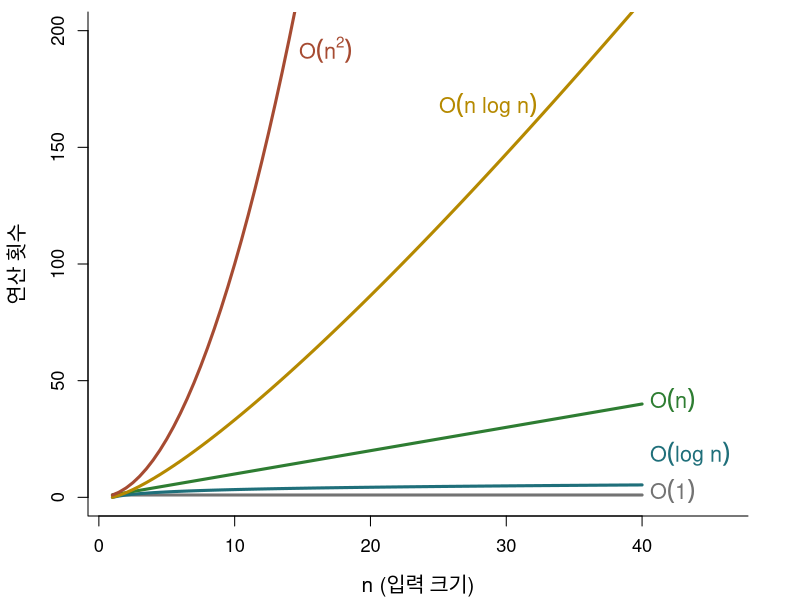
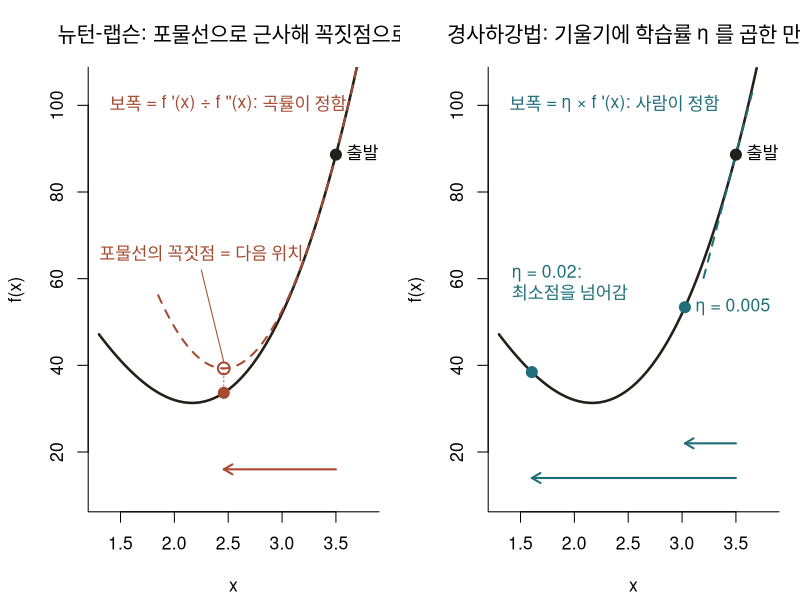
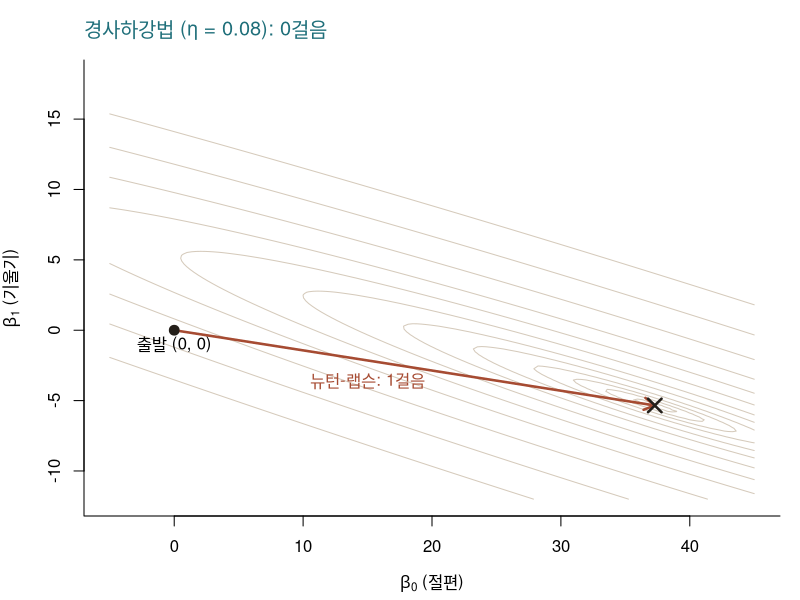
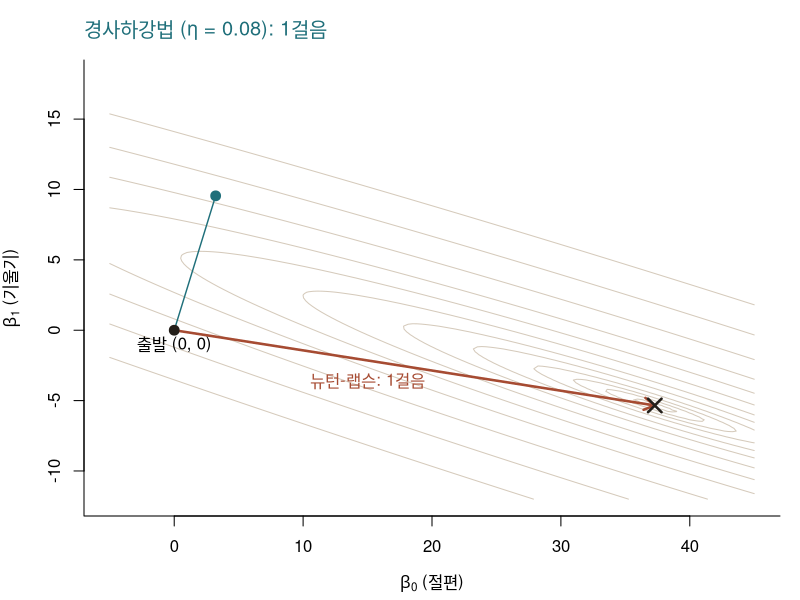
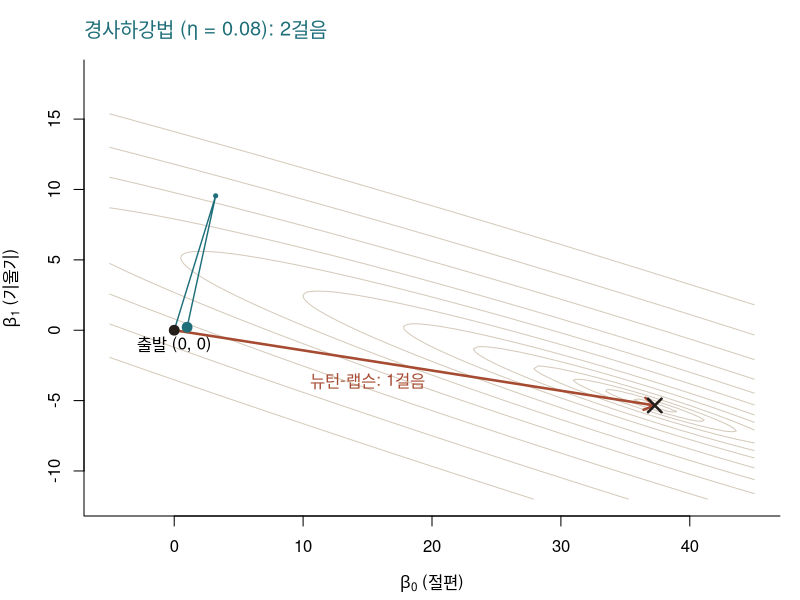
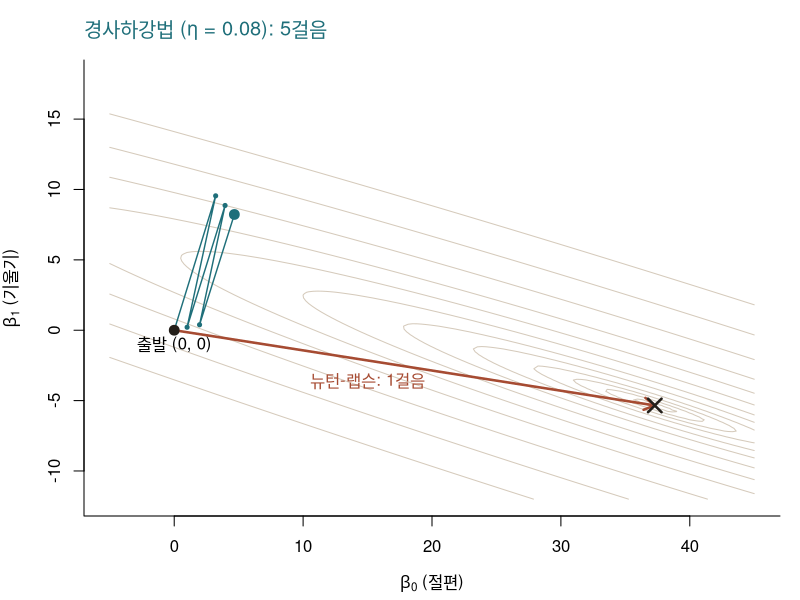
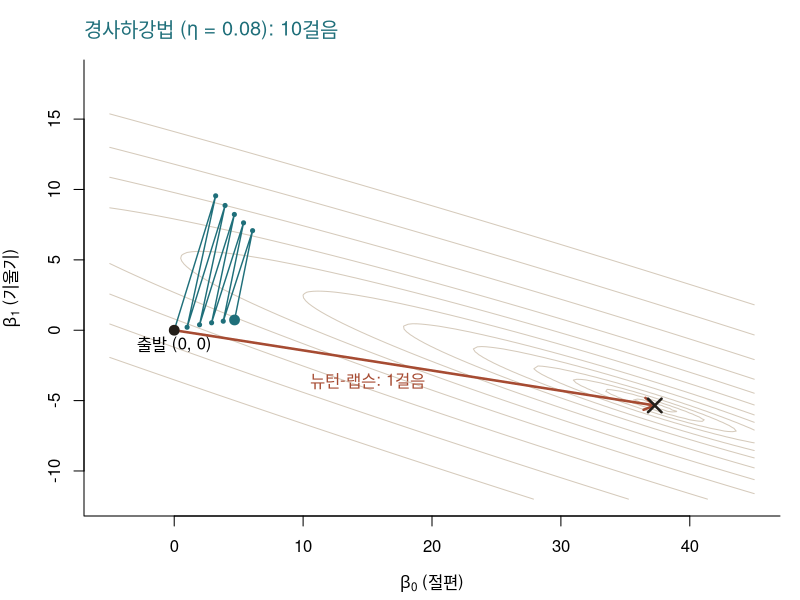
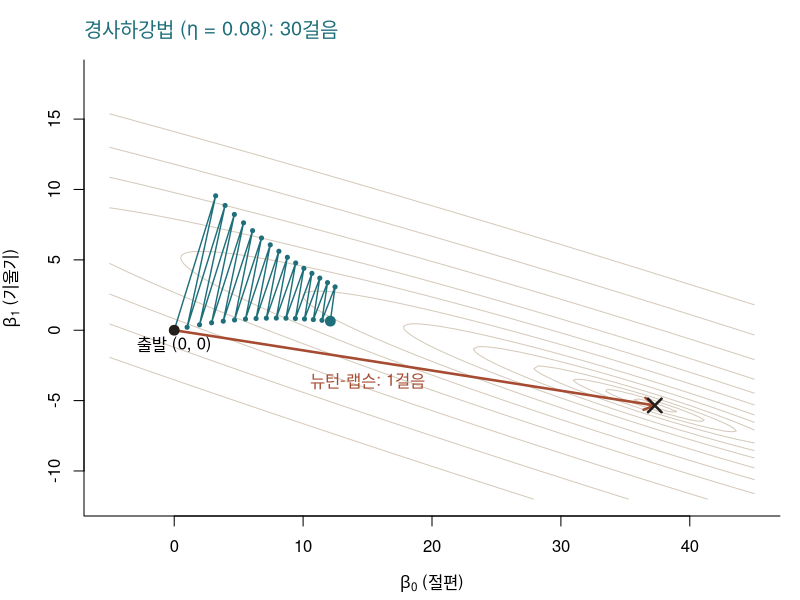

Write R code to recreate these figures, in order.
## ---- chunk 1
library(knitr)

# 슬라이드는 폭이 좁다. 출력 폭을 46자로 접는다.
options(linewidth = 46, width = 46)
hook_output <- knitr::knit_hooks$get("output")
knit_hooks$set(output = function(x, options) {
  if (!is.null(n <- options$linewidth)) {
    x <- knitr:::split_lines(x)
    if (any(nchar(x) > n)) x <- strwrap(x, width = n)
    x <- paste(x, collapse = "\n")
  }
  hook_output(x, options)
})
## ---- chunk 2
half_count <- function(pages) {
  count <- 0
  while (pages > 1) {
    pages <- ceiling(pages / 2)   # 없는 쪽 절반을 버림
    count <- count + 1
  }
  count
}
sapply(c(1000, 10000, 1e6), half_count)
## ---- chunk 3
clean_room <- function(n_row, n_col) {
  visit <- matrix(0L, n_row, n_col)  # 청소 순서
  step <- 0L
  for (i in seq_len(n_row)) {          # 1. 한 줄씩
    cols <- seq_len(n_col)
    if (i %% 2 == 0) cols <- rev(cols) # 3. 방향 반대로
    for (j in cols) {                  # 2. 줄 끝까지
      step <- step + 1L
      visit[i, j] <- step
    }
  }
  visit                                # 4. 멈춤
}
clean_room(4, 6)
## ---- chunk 4
prealloc_vec <- function(n) {
  x <- numeric(n)
  for (i in seq_len(n)) x[i] <- i
  x
}
grow_vec <- function(n) {
  x <- NULL
  for (i in seq_len(n)) x <- c(x, i)
  x
}
## ---- chunk 5
identical(prealloc_vec(1000), as.numeric(grow_vec(1000)))
## ---- chunk 6
#| output-location: fragment
n <- 50000
data.frame(
  방식 = c("사전 할당", "이어 붙이기"),
  초 = c(system.time(prealloc_vec(n))[["elapsed"]],
         system.time(grow_vec(n))[["elapsed"]])
)
## ---- chunk 7
n <- c(10, 100, 1000, 1e6)
fmt <- function(x) format(x, big.mark = ",", scientific = FALSE)
tab <- data.frame(
  n = fmt(n),
  o1 = c("1", "1", "1", "1"),
  ologn = c("3", "7", "10", "20"),
  on = fmt(n),
  onlogn = fmt(round(n * log2(n))),
  on2 = c(fmt(n[1:3]^2), "1e+12"),
  o2n = c("1,024", "1.3e+30", "1.1e+301", "9.9e+301029")
)
names(tab) <- c("n", "O(1)", "O(log n)", "O(n)", "O(n log n)", "O(n^2)", "O(2^n)")
kable(tab, align = rep("r", 7))
## ---- chunk 8
op <- par(mar = c(4.2, 4.4, 0.6, 2.6))
nn <- seq(1, 40, by = 0.5)
plot(range(nn), c(0, 200), xlim = c(1, 46), type = "n", xlab = "n (입력 크기)",
     ylab = "연산 횟수", bty = "l", cex.lab = 1.25, cex.axis = 1.1)
lines(nn, rep(1, length(nn)), lwd = 3, col = "grey45")
lines(nn, log2(nn), lwd = 3, col = "#1F6F7A")
lines(nn, nn, lwd = 3, col = "#2E7D32")
lines(nn, nn * log2(nn), lwd = 3, col = "#B58900")
lines(nn, nn^2, lwd = 3, col = "#A64B32")
text(40, 1, expression(O(1)), pos = 4, offset = 0.4, col = "grey45", cex = 1.3)
text(40, 17, expression(O(log~n)), pos = 4, offset = 0.4, col = "#1F6F7A", cex = 1.3)
text(40, 40, expression(O(n)), pos = 4, offset = 0.4, col = "#2E7D32", cex = 1.3)
text(33, 33 * log2(33), expression(O(n~log~n)), pos = 2, col = "#B58900", cex = 1.3)
text(14, 190, expression(O(n^2)), pos = 4, col = "#A64B32", cex = 1.3)
par(op)
## ---- chunk 9
recursive_sum <- function(n) {
  if (n == 1) return(n)     # 종료 조건
  n + recursive_sum(n - 1)  # 재귀 단계
}
recursive_sum(3)
## ---- chunk 10
#| output-location: fragment
tryCatch(recursive_sum(0),
         error = function(e) cat("오류:", conditionMessage(e), "\n"))
## ---- chunk 11
recursive_sum2 <- function(n) {
  if (n <= 1) return(n)          # 경계 조건을 포함한다
  n + recursive_sum2(n - 1)
}
c(recursive_sum2(0), recursive_sum2(1), recursive_sum2(100))
## ---- chunk 12
#| output-location: fragment
recursive_sum2(1000)                     # 정상적으로 동작한다

tryCatch(recursive_sum2(5000),           # 중첩 한계
         error = function(e) cat("오류:", conditionMessage(e), "\n"))
## ---- chunk 13
#| output-location: column
move_hanoi <- function(k, from, to, via) {
  if (k == 1) {
    cat(sprintf("원판 1: %s -> %s\n", from, to))
  } else {
    move_hanoi(k - 1, from, via, to)                    # 1. 위쪽 n-1 개
    cat(sprintf("원판 %d: %s -> %s\n", k, from, to))     # 2. 가장 큰 원판
    move_hanoi(k - 1, via, to, from)                    # 3. 나머지 n-1 개
  }
}
move_hanoi(3, "A", "C", "B")
## ---- chunk 14
linear_search <- function(target, vec) {
  for (i in seq_along(vec)) {
    if (vec[i] == target) return(i)
  }
  NA_integer_
}
## ---- chunk 15
binary_search <- function(target, ovec) {
  lo <- 1L; hi <- length(ovec)
  while (lo <= hi) {
    mid <- (lo + hi) %/% 2L
    if (ovec[mid] == target) return(mid)
    if (ovec[mid] > target) hi <- mid - 1L
    else lo <- mid + 1L
  }
  NA_integer_
}
## ---- chunk 16
rbinary_search <- function(target, ovec, minL, maxL) {
  if (maxL <= minL) return(NA_integer_)
  midL <- floor((minL + maxL) / 2)
  if (ovec[midL] > target) {
    rbinary_search(target, ovec, minL, midL - 1)
  } else if (ovec[midL] < target) {
    rbinary_search(target, ovec, midL + 1, maxL)
  } else {
    return(midL)
  }
}
set.seed(1)
x <- sort(sample(1:100, 20))
## ---- chunk 17
#| output-location: fragment
found <- vapply(seq_along(x), function(i) {
  r <- rbinary_search(x[i], x, 1, length(x))
  if (is.na(r)) NA_integer_ else as.integer(r)
}, integer(1))

c(전체 = length(x), 찾지_못함 = sum(is.na(found)))
## ---- chunk 18
rbinary_search2 <- function(target, ovec, lo = 1L, hi = length(ovec)) {
  if (lo > hi) return(NA_integer_)          # 탐색 범위가 비었을 때만 종료
  mid <- (lo + hi) %/% 2L
  if (ovec[mid] == target) mid
  else if (ovec[mid] > target) rbinary_search2(target, ovec, lo, mid - 1L)
  else rbinary_search2(target, ovec, mid + 1L, hi)
}

all(vapply(seq_along(x), function(i) as.integer(rbinary_search2(x[i], x)),
           integer(1)) == seq_along(x))
## ---- chunk 19
count_linear <- function(target, vec) {
  n <- 0L
  for (i in seq_along(vec)) { n <- n + 1L; if (vec[i] == target) return(n) }
  n
}
count_binary <- function(target, ovec) {
  lo <- 1L; hi <- length(ovec); n <- 0L
  while (lo <= hi) {
    n <- n + 1L
    mid <- (lo + hi) %/% 2L
    if (ovec[mid] == target) return(n)
    if (ovec[mid] > target) hi <- mid - 1L else lo <- mid + 1L
  }
  n
}
set.seed(1)
sizes <- c(100, 1000, 10000)
cmp <- t(sapply(sizes, function(n) {
  v <- seq_len(n); ks <- sample(v, 100)
  c(선형 = mean(sapply(ks, count_linear, vec = v)),
    이진 = mean(sapply(ks, count_binary, ovec = v)))
}))
kable(data.frame(n = format(sizes, big.mark = ","), round(cmp, 1)), align = "r")
## ---- chunk 20
bubble_sort <- function(x) {
  n <- length(x)
  if (n < 2) return(x)
  for (i in seq_len(n - 1)) {
    for (j in seq_len(n - i)) {
      if (x[j] > x[j + 1]) {
        temp <- x[j]
        x[j] <- x[j + 1]
        x[j + 1] <- temp
      }
    }
  }
  x
}
## ---- chunk 21
insertion_sort <- function(x) {
  n <- length(x)
  if (n < 2) return(x)
  for (i in 2:n) {
    key <- x[i]                   # 끼워 넣을 값
    j <- i - 1
    while (j >= 1 && x[j] > key) {
      x[j + 1] <- x[j]            # 큰 값을 뒤로 민다
      j <- j - 1
    }
    x[j + 1] <- key
  }
  x
}
## ---- chunk 22
smerge <- function(left, right) {
  temp <- numeric(length(left) + length(right))
  l <- r <- 1L
  for (i in seq_along(temp)) {
    if (r > length(right) ||
        (l <= length(left) && left[l] <= right[r])) {
      temp[i] <- left[l]; l <- l + 1L
    } else {
      temp[i] <- right[r]; r <- r + 1L
    }
  }
  temp
}
merge_sort <- function(x) {
  n <- length(x)
  if (n <= 1) return(x)                 # 종료 조건
  mid <- n %/% 2L
  smerge(merge_sort(x[1:mid]), merge_sort(x[(mid + 1):n]))
}
## ---- chunk 23
quick_sort <- function(x) {
  if (length(x) <= 1) return(x)   # 종료 조건
  pivot <- x[1]                   # 기준값
  c(quick_sort(x[x < pivot]),     # 작은 무리
    x[x == pivot],
    quick_sort(x[x > pivot]))     # 큰 무리
}
## ---- chunk 24
quick_trace <- function(x, depth = 0) {
  if (length(x) <= 1) return(x)
  pivot <- x[1]
  small <- x[x < pivot]
  big <- x[x > pivot]
  cat(strrep("  ", depth), "[", paste(small, collapse = " "), "] ", pivot,
      " [", paste(big, collapse = " "), "]\n", sep = "")
  c(quick_trace(small, depth + 1), x[x == pivot], quick_trace(big, depth + 1))
}
## ---- chunk 25
res <- quick_trace(c(5, 3, 8, 1, 9, 2, 7))
## ---- chunk 26
res <- quick_trace(1:6)
## ---- chunk 27
#| output-location: fragment
set.seed(1)
identical(quick_sort(sample(5000)), 1:5000)
tryCatch(quick_sort(1:5000),
         error = function(e) conditionMessage(e))
## ---- chunk 28
bubble_count <- function(x) {
  n <- length(x); cnt <- 0
  for (i in seq_len(n - 1)) for (j in seq_len(n - i)) {
    cnt <- cnt + 1
    if (x[j] > x[j + 1]) { temp <- x[j]; x[j] <- x[j + 1]; x[j + 1] <- temp }
  }
  cnt
}
insertion_count <- function(x) {
  n <- length(x); cnt <- 0
  if (n < 2) return(cnt)
  for (i in 2:n) {
    key <- x[i]; j <- i - 1
    while (j >= 1) {
      cnt <- cnt + 1
      if (x[j] <= key) break
      x[j + 1] <- x[j]; j <- j - 1
    }
    x[j + 1] <- key
  }
  cnt
}
merge_count <- function(x) {
  sort_count <- function(x) {
    n <- length(x)
    if (n <= 1) return(list(x = x, cnt = 0))
    mid <- n %/% 2L
    a <- sort_count(x[1:mid]); b <- sort_count(x[(mid + 1):n])
    left <- a$x; right <- b$x
    out <- numeric(n); l <- r <- 1L; cnt <- a$cnt + b$cnt
    for (i in seq_len(n)) {
      both <- l <= length(left) && r <= length(right)
      if (both) cnt <- cnt + 1
      if ((both && left[l] <= right[r]) || r > length(right)) {
        out[i] <- left[l]; l <- l + 1L
      } else {
        out[i] <- right[r]; r <- r + 1L
      }
    }
    list(x = out, cnt = cnt)
  }
  sort_count(x)$cnt
}
quick_count <- function(x) {
  if (length(x) <= 1) return(0)
  pivot <- x[1]
  (length(x) - 1) + quick_count(x[x < pivot]) + quick_count(x[x > pivot])
}
set.seed(1234)
sizes <- c(500, 1000, 2000)
cnt <- t(sapply(sizes, function(n) {
  v <- sample(n)
  c(bubble_count(v), insertion_count(v), merge_count(v), quick_count(v))
}))
f2 <- function(x) format(x, big.mark = ",", scientific = FALSE)
kable(data.frame(
  n = f2(sizes),
  버블 = f2(cnt[, 1]),
  `n(n-1)/2` = f2(sizes * (sizes - 1) / 2),
  삽입 = f2(cnt[, 2]),
  `n²/4` = f2(sizes^2 / 4),
  병합 = f2(cnt[, 3]),
  퀵 = f2(cnt[, 4]),
  `n log₂n` = f2(round(sizes * log2(sizes))),
  check.names = FALSE), align = "r")
## ---- chunk 29
set.seed(1234)
tm <- t(sapply(sizes, function(n) {
  v <- sample(n)
  c(버블 = system.time(bubble_sort(v))[["elapsed"]],
    삽입 = system.time(insertion_sort(v))[["elapsed"]],
    병합 = system.time(merge_sort(v))[["elapsed"]],
    퀵 = system.time(quick_sort(v))[["elapsed"]])
}))
kable(data.frame(n = f2(sizes), tm), align = "r")
## ---- chunk 30
set.seed(1234)
n <- 1000
inputs <- list(무작위 = sample(n), 정렬됨 = 1:n, 역순 = n:1)
tab <- t(sapply(inputs, function(v) {
  c(버블 = bubble_count(v), 삽입 = insertion_count(v),
    병합 = merge_count(v), 퀵 = quick_count(v))
}))
kable(data.frame(입력 = names(inputs), apply(tab, 2, f2),
                 check.names = FALSE), align = "lrrrr", row.names = FALSE)
## ---- chunk 31
newton_raphson <- function(FUN, x0 = 1, max_iters = 5000,
                           tol = 1e-9, range = c(-Inf, Inf)) {
  grads <- deriv(as.expression(body(FUN)), "x", function.arg = TRUE)
  iters <- 1L; gap <- Inf
  while (iters < max_iters && abs(gap) > tol) {
    slope <- attr(grads(x0), "gradient")
    if (slope == 0) stop("미분계수가 0이므로 다음 근사값을 계산할 수 없다.")
    x_new <- x0 - FUN(x0) / slope
    if (x_new <= range[1]) x_new <- range[1]
    if (x_new >= range[2]) x_new <- range[2]
    gap <- FUN(x_new); iters <- iters + 1L; x0 <- x_new
  }
  list(solution = x_new, iteration = iters, value = FUN(x_new))
}
f <- function(x) 5 * x^3 - 7 * x^2 - 40 * x + 100
## ---- chunk 32
f <- function(x) 5 * x^3 - 7 * x^2 - 40 * x + 100
unlist(newton_raphson(f, x0 = 1, range = c(-10, 10)))
## ---- chunk 33
#| output-location: fragment
roots <- polyroot(c(100, -40, -7, 5))
Re(roots)[abs(Im(roots)) < 1e-8]        # 허수부가 0인 것만 실근
## ---- chunk 34
inits <- c(-5, -1, 0, 1, 5)
res <- t(sapply(inits, function(x0) {
  r <- newton_raphson(f, x0 = x0, range = c(-10, 10))
  c(초기값 = x0, 해 = round(r$solution, 6), 반복 = r$iteration)
}))
kable(res, align = "r")
## ---- chunk 35
fp <- function(x) 15 * x^2 - 14 * x - 40
D(body(f), "x")      # 손으로 구한 f' 과 대조
## ---- chunk 36
inits <- c(-5, -1, 0, 1, 5)
opt <- t(sapply(inits, function(x0) {
  r <- newton_raphson(fp, x0 = x0)
  c(r$solution, r$iteration)
}))
d2 <- 30 * opt[, 1] - 14
kable(data.frame(초기값 = inits, 해 = sprintf("%.4f", opt[, 1]), 반복 = opt[, 2],
                 `f''(해)` = sprintf("%.2f", d2),
                 판정 = ifelse(d2 > 0, "극소", "극대"),
                 check.names = FALSE), align = "rrrrc")
## ---- chunk 37
X <- cbind(1, mtcars$wt)      # 첫 열 = 절편
y <- mtcars$mpg
nr_step_ls <- function(beta, X, y) {
  g <- -2 * t(X) %*% (y - X %*% beta)
  H <- 2 * t(X) %*% X          # beta 가 없다
  as.vector(beta - solve(H, g))
}
nr_step_ls(c(0, 0), X, y)
nr_step_ls(c(100, -50), X, y)
## ---- chunk 38
#| output-location: fragment
coef(lm(mpg ~ wt, data = mtcars))
## ---- chunk 39
logistic_nr <- function(X, y, beta = rep(0, ncol(X)),
                        tol = 1e-8, max_iters = 50) {
  for (iter in seq_len(max_iters)) {
    p <- as.vector(1 / (1 + exp(-X %*% beta)))
    g <- t(X) %*% (y - p)                 # 기울기
    H <- -t(X) %*% (X * (p * (1 - p)))    # 헤세 행렬
    step <- as.vector(solve(H, g))
    beta <- beta - step
    if (max(abs(step)) < tol) break
  }
  list(beta = beta, iter = iter)
}
logistic_nr(X, mtcars$am)
## ---- chunk 40
loglik <- function(beta, X, y) {
  p <- as.vector(1 / (1 + exp(-X %*% beta)))
  sum(y * log(p) + (1 - y) * log(1 - p))
}
beta <- c(0, 0); yb <- mtcars$am; hist <- NULL
for (iter in 1:50) {
  p <- as.vector(1 / (1 + exp(-X %*% beta)))
  step <- as.vector(solve(-t(X) %*% (X * (p * (1 - p))), t(X) %*% (yb - p)))
  beta <- beta - step
  hist <- rbind(hist, data.frame(
    반복 = iter, b0 = sprintf("%.6f", beta[1]), b1 = sprintf("%.6f", beta[2]),
    로그가능도 = sprintf("%.6f", loglik(beta, X, yb)),
    갱신폭 = sprintf("%.1e", max(abs(step)))))
  if (max(abs(step)) < 1e-8) break
}
kable(hist, align = "rrrrr")
## ---- chunk 41
#| output-location: fragment
fit <- glm(am ~ wt, family = binomial,
           data = mtcars)
coef(fit)
## ---- chunk 42
brick <- "#A64B32"; teal <- "#1F6F7A"; ink <- "#241F1A"

# 1차원: 5.4 의 f(x) 에서 한 걸음
f1   <- function(x) 5 * x^3 - 7 * x^2 - 40 * x + 100
f1p  <- function(x) 15 * x^2 - 14 * x - 40
f1pp <- function(x) 30 * x - 14

# 2차원: 5.5 의 회귀, 평균제곱오차의 등고선과 경로
gd_X <- cbind(1, mtcars$wt); gd_y <- mtcars$mpg
gd_grad <- function(b) as.vector(-2 / nrow(gd_X) * t(gd_X) %*% (gd_y - gd_X %*% b))
gd_bhat <- as.vector(solve(t(gd_X) %*% gd_X, t(gd_X) %*% gd_y))
gd_walk <- function(eta, steps) {
  path <- matrix(0, steps + 1, 2)
  for (k in seq_len(steps)) path[k + 1, ] <- path[k, ] - eta * gd_grad(path[k, ])
  path
}
gd_b0 <- seq(-5, 45, length.out = 150)
gd_b1 <- seq(-12, 18, length.out = 150)
gd_mse <- outer(gd_b0, gd_b1, Vectorize(function(a, b) mean((gd_y - a - b * mtcars$wt)^2)))
gd_draw <- function(path, k, eta, note = "") {
  op <- par(mar = c(4.2, 4.2, 3, 1))
  on.exit(par(op))
  contour(gd_b0, gd_b1, gd_mse, levels = c(9, 10, 12, 16, 25, 40, 70, 120, 200, 350, 600, 1000),
          drawlabels = FALSE, col = "#D5CABB", bty = "l",
          xlab = expression(beta[0] * " (절편)"), ylab = expression(beta[1] * " (기울기)"))
  title(main = sprintf("경사하강법 (η = %s): %s걸음%s", eta, format(k, big.mark = ","), note),
        col.main = teal, font.main = 1, adj = 0)
  arrows(0, 0, gd_bhat[1], gd_bhat[2], length = 0.12, lwd = 2.5, col = brick)
  text(15, -3.6, "뉴턴-랩슨: 1걸음", col = brick)
  if (k > 0) {
    lines(path[1:(k + 1), 1], path[1:(k + 1), 2], col = teal, lwd = 1.4)
    points(path[2:(k + 1), 1], path[2:(k + 1), 2], col = teal, pch = 19, cex = 0.55)
    points(path[k + 1, 1], path[k + 1, 2], col = teal, pch = 19, cex = 1.3)
  }
  points(0, 0, pch = 19, col = ink, cex = 1.3)
  text(0, 0, "출발 (0, 0)", pos = 1)
  points(gd_bhat[1], gd_bhat[2], pch = 4, col = ink, cex = 1.8, lwd = 2.5)
}
## ---- chunk 43
op <- par(mfrow = c(1, 2), mar = c(4.2, 4.2, 3.2, 1), cex = 1.05)
x0 <- 3.5
xs <- seq(1.3, 3.8, length.out = 300)
plot(xs, f1(xs), type = "l", lwd = 2.5, col = ink, ylim = c(10, 105), xlab = "x", ylab = "f(x)",
     bty = "l", main = "뉴턴-랩슨: 포물선으로 근사해 꼭짓점으로", font.main = 1)
q <- function(x) f1(x0) + f1p(x0) * (x - x0) + f1pp(x0) / 2 * (x - x0)^2
xq <- seq(1.85, 3.75, length.out = 200)
lines(xq, q(xq), lty = 2, lwd = 2, col = brick)
x1 <- x0 - f1p(x0) / f1pp(x0)
segments(x1, q(x1), x1, f1(x1), lty = 3, col = brick)
points(x1, q(x1), pch = 1, col = brick, cex = 1.5, lwd = 2)
points(c(x0, x1), f1(c(x0, x1)), pch = 19, col = c(ink, brick), cex = 1.4)
text(x0, f1(x0), "출발점", pos = 4)
segments(x1, q(x1) + 1.5, 2.25, 62, col = brick)
text(2.25, 62, "포물선의 꼭짓점 = 다음 위치", pos = 3, col = brick)
arrows(x0, 16, x1, 16, length = 0.1, lwd = 2, col = brick)
text(1.3, 100, "보폭 = f '(x) ÷ f ''(x): 곡률이 정함", pos = 4, col = brick)

plot(xs, f1(xs), type = "l", lwd = 2.5, col = ink, ylim = c(10, 105), xlab = "x", ylab = "f(x)",
     bty = "l", main = "경사하강법: 기울기에 학습률 η 를 곱한 만큼", font.main = 1)
xt <- seq(x0 - 0.3, x0 + 0.15, length.out = 20)
lines(xt, f1(x0) + f1p(x0) * (xt - x0), lty = 2, lwd = 2, col = teal)
x_small <- x0 - 0.005 * f1p(x0)
x_big <- x0 - 0.02 * f1p(x0)
points(c(x0, x_small, x_big), f1(c(x0, x_small, x_big)), pch = 19, col = c(ink, teal, teal), cex = 1.4)
text(x0, f1(x0), "출발점", pos = 4)
text(x_small, f1(x_small), "η = 0.005", pos = 4, col = teal)
text(1.32, 58, "η = 0.02:\n최소점을 넘어감", pos = 4, col = teal)
arrows(x0, 22, x_small, 22, length = 0.1, lwd = 2, col = teal)
arrows(x0, 14, x_big, 14, length = 0.1, lwd = 2, col = teal)
text(1.3, 100, "보폭 = η × f '(x): 사람이 정함", pos = 4, col = teal)
par(op)
## ---- chunk 44
path08 <- gd_walk(0.08, 1272)
path09 <- gd_walk(0.09, 7)
frames <- list(list(path08, 0, "0.08", ""), list(path08, 1, "0.08", ""), list(path08, 2, "0.08", ""),
               list(path08, 5, "0.08", ""), list(path08, 10, "0.08", ""), list(path08, 30, "0.08", ""),
               list(path08, 100, "0.08", ""), list(path08, 400, "0.08", ""), list(path08, 1272, "0.08", ""),
               list(path09, 2, "0.09", ", 튀는 폭이 커짐"), list(path09, 4, "0.09", ", 튀는 폭이 커짐"),
               list(path09, 7, "0.09", ", 튀는 폭이 커짐"))
cat("::: {.r-stack}\n")
for (i in seq_along(frames)) {
  fr <- frames[[i]]
  file <- knitr::fig_path(sprintf("frame-%02d.png", i))
  dir.create(dirname(file), recursive = TRUE, showWarnings = FALSE)
  png(file, width = 944, height = 580, res = 132)
  gd_draw(fr[[1]], fr[[2]], fr[[3]], fr[[4]])
  dev.off()
  attrs <- if (i == 1) "" else sprintf(' .fragment fragment-index="%d"', i - 1)
  cat(sprintf('![](%s){width="100%%"%s}\n\n', file, attrs))
}
cat(":::\n")
## ---- chunk 45
gd_ls <- function(X, y, eta, beta = c(0, 0), tol = 1e-6, max_iters = 1e5) {
  n <- nrow(X)
  for (iter in seq_len(max_iters)) {
    g <- as.vector(-2 / n * t(X) %*% (y - X %*% beta))
    if (sqrt(sum(g^2)) < tol) break
    beta <- beta - eta * g
    if (max(abs(beta)) > 1e6) return(c(eta, NA, NA, NA))
  }
  c(eta, iter, beta)
}
res <- t(sapply(c(0.01, 0.05, 0.08, 0.09), function(eta) gd_ls(X, y, eta)))
kable(data.frame(학습률 = res[, 1],
                 걸음 = ifelse(is.na(res[, 2]), "발산", f2(res[, 2])),
                 b0 = ifelse(is.na(res[, 3]), "", sprintf("%.4f", res[, 3])),
                 b1 = ifelse(is.na(res[, 4]), "", sprintf("%.4f", res[, 4]))),
      align = "rrrr")
## ---- chunk 46
# 생성: Claude Opus 5, 2026-09-11. 수정 없이 그대로 수록.
binary_search_rec <- function(vec, target, lo = 1, hi = length(vec)) {
  if (lo > hi) return(NA_integer_)
  mid <- (lo + hi) %/% 2
  if (vec[mid] == target) return(mid)
  else if (vec[mid] > target) binary_search_rec(vec, target, lo, mid - 1)
  else binary_search_rec(vec, target, mid + 1, hi)
}
## ---- chunk 47
#| output-location: fragment
v <- seq(1, 40, by = 3)
# 1. 전수 검사
c1 <- all(vapply(seq_along(v), function(i) as.integer(binary_search_rec(v, v[i])),
                 integer(1)) == seq_along(v))
# 2. 경계 사례: 빈 벡터, 길이 1인 벡터, 존재하지 않는 값
c2 <- all(is.na(c(binary_search_rec(numeric(0), 5), binary_search_rec(7, 9))))
# 3. 무작위 대조: 정답이 알려진 which() 와 500회 대조
set.seed(20260911)
c3 <- all(replicate(500, {
  w <- sort(sample(1:200, sample(1:60, 1)))
  k <- sample(1:200, 1)
  got <- binary_search_rec(w, k); want <- which(w == k)
  if (length(want) == 0) is.na(got) else (!is.na(got) && got %in% want)
}))

c(전수검사 = c1, 경계사례 = c2, 무작위대조 = c3)
## ---- chunk 48
#| output-location: fragment
d <- c(1, 3, 3, 3, 5, 7)
c(이_구현 = binary_search_rec(d, 3), R의_match = match(3, d))   # 중복값

u <- c(19, 7, 2, 15, 10)                                        # 정렬 안 된 입력
c(반환 = binary_search_rec(u, 19), 실제_위치 = which(u == 19))
